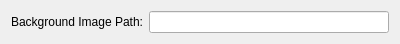
<?xml version="1.0" encoding="UTF-8"?>
<ui version="4.0">
 <class>Form</class>
 <widget class="QWidget" name="Form">
  <property name="geometry">
   <rect>
    <x>0</x>
    <y>0</y>
    <width>400</width>
    <height>38</height>
   </rect>
  </property>
  <layout class="QGridLayout" name="gridLayout">
   <item row="0" column="0">
    <widget class="QLabel" name="label">
     <property name="text">
      <string>Background Image Path:</string>
     </property>
     <property name="alignment">
      <set>Qt::AlignRight|Qt::AlignTrailing|Qt::AlignVCenter</set>
     </property>
     <property name="buddy">
      <cstring>kcfg_Background</cstring>
     </property>
    </widget>
   </item>
   <item row="0" column="1">
    <widget class="KLineEdit" name="kcfg_Background"/>
   </item>
   <item row="1" column="1">
    <spacer name="verticalSpacer">
     <property name="orientation">
      <enum>Qt::Vertical</enum>
     </property>
     <property name="sizeHint" stdset="0">
      <size>
       <width>20</width>
       <height>3</height>
      </size>
     </property>
    </spacer>
   </item>
  </layout>
 </widget>
 <customwidgets>
  <customwidget>
   <class>KLineEdit</class>
   <extends>QLineEdit</extends>
   <header>klineedit.h</header>
  </customwidget>
 </customwidgets>
 <resources/>
 <connections/>
</ui>
